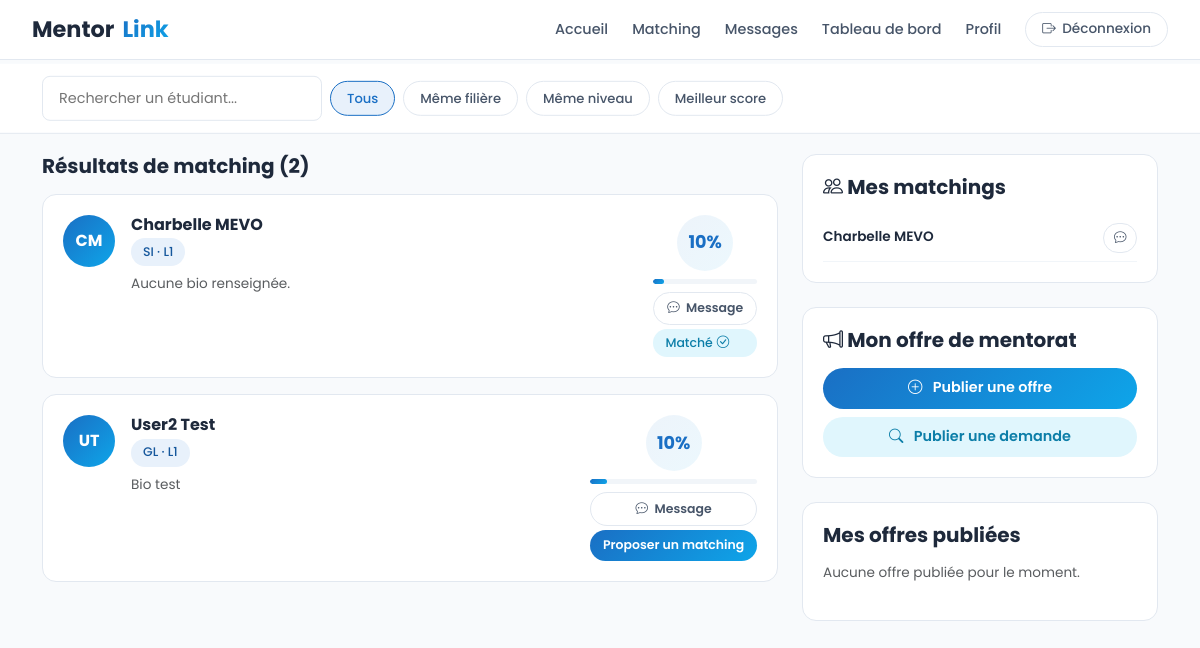
Screenshot of /matching/ (signed in) with the database file from the repository.
### users/models.py (models this page shows, shortened)
class Utilisateur(AbstractBaseUser, PermissionsMixin):
    nom = models.CharField(max_length=50)
    prenom = models.CharField(max_length=50)
    email = models.EmailField(max_length=100, unique=True)
    telephone = models.CharField(max_length=20, unique=True)
    photo_profil = models.ImageField(upload_to='photos/', blank=True, null=True)
    filiere = models.CharField(max_length=10, choices=[
        ('IA', 'IA'), ('IM', 'IM'), ('GL', 'GL'),
        ('SEIoT', 'SEIoT'), ('SI', 'SI')
    ])
    niveau = models.CharField(max_length=2, choices=[
        ('L1', 'L1'), ('L2', 'L2'), ('L3', 'L3')
    ])
    bio = models.TextField(blank=True, null=True)
    centres_interet = models.TextField(blank=True, null=True)
    date_inscription = models.DateTimeField(auto_now_add=True)
    is_active = models.BooleanField(default=True)
    is_staff = models.BooleanField(default=False)
    USERNAME_FIELD = 'email'
    REQUIRED_FIELDS = ['nom', 'prenom', 'telephone']
    objects = UtilisateurManager()

### matching/models.py (models this page shows, shortened)
class Matching(models.Model):
    STATUTS = [
        ('proposé', 'Proposé'),
        ('accepté', 'Accepté'),
        ('refusé', 'Refusé'),
    ]
    mentor = models.ForeignKey(Utilisateur, on_delete=models.CASCADE, related_name='matchings_mentor')
    mentore = models.ForeignKey(Utilisateur, on_delete=models.CASCADE, related_name='matchings_mentore')
    offre = models.ForeignKey(OffreMentorat, on_delete=models.CASCADE, related_name='matchings', null=True, blank=True)
    score = models.DecimalField(max_digits=5, decimal_places=2)
    statut = models.CharField(max_length=10, choices=STATUTS, default='proposé')
    date_matching = models.DateTimeField(auto_now_add=True)
    class Meta:
        constraints = [
            models.CheckConstraint(condition=~models.Q(mentor=models.F('mentore')), name='mentor_diff_mentore'),
        ]

### matching/views.py (the view)
# urls.py: path('', views.liste, name='liste'),
@login_required
def liste(request):
    utilisateur = request.user
    autres = Utilisateur.objects.exclude(id=utilisateur.id)
    matchings_existants = Matching.objects.filter(
        db_models.Q(mentor=utilisateur) | db_models.Q(mentore=utilisateur)
    )
    matching_par_utilisateur = {}
    for m in matchings_existants:
        autre_id = m.mentore_id if m.mentor_id == utilisateur.id else m.mentor_id
        matching_par_utilisateur[autre_id] = m
    resultats = []
    for autre in autres:
        score, competences_communes, dispos_communes = calculer_score(utilisateur, autre)
        if score > 0:
            formats_autre = set(OffreMentorat.objects.filter(utilisateur=autre, statut='ouverte').values_list('format', flat=True))
            resultats.append({
                'utilisateur': autre,
                'score': score,
                'competences_communes': competences_communes,
                'jours_communs': dispos_communes,
                'en_ligne': 'en ligne' in formats_autre or 'les deux' in formats_autre,
                'presentiel': 'présentiel' in formats_autre or 'les deux' in formats_autre,
                'matching': matching_par_utilisateur.get(autre.id),
            })
    resultats.sort(key=lambda r: r['score'], reverse=True)
    if request.method == 'POST':
        offre_form = OffreMentoratForm(request.POST)
        if offre_form.is_valid():
            offre = offre_form.save(commit=False)
            offre.utilisateur = utilisateur
            offre.save()
            messages.success(request, "Votre offre de mentorat a été publiée.")
            return redirect('matching:liste')
    else:
        offre_form = OffreMentoratForm()
    mes_offres = OffreMentorat.objects.filter(utilisateur=utilisateur).order_by('-date_publication')
    demandes_recues = Matching.objects.filter(mentor=utilisateur, statut='proposé')
    matchings_acceptes = matchings_existants.filter(statut='accepté')
    return render(request, 'matching/liste.html', {
        'resultats': resultats,
        'offre_form': offre_form,
        'mes_offres': mes_offres,
        'demandes_recues': demandes_recues,
        'matchings_acceptes': matchings_acceptes,
    })

### matching/forms.py
class OffreMentoratForm(forms.ModelForm):
    class Meta:
        model = OffreMentorat
        fields = ['competence', 'type_offre', 'format']
        widgets = {
            'competence': forms.Select(attrs={'class': 'form-control-mentor'}),
            'type_offre': forms.Select(attrs={'class': 'form-control-mentor'}),
            'format': forms.Select(attrs={'class': 'form-control-mentor'}),
        }

### users/models.py (called while the page is built)
    def __str__(self):
        return self.nom_competence

### matching/templates/matching/liste.html (shortened to what this page needs)
{% extends "base.html" %}
{% block content %}
<section class="filter-bar">
  <div class="container">
    <div class="d-flex gap-2 flex-wrap align-items-center">
      <input type="text" id="searchInput" class="form-control-mentor" placeholder="Rechercher un étudiant..." style="max-width:280px;" onkeyup="filterCards()">
      <span class="filter-chip active" data-filter="tous" onclick="setFilter('tous')">Tous</span>
      <span class="filter-chip" data-filter="filiere" onclick="setFilter('filiere')">Même filière</span>
      <span class="filter-chip" data-filter="niveau" onclick="setFilter('niveau')">Même niveau</span>
      <span class="filter-chip" data-filter="score" onclick="setFilter('score')">Meilleur score</span>
    </div>
  </div>
</section>
<div class="container py-4">
  <div class="row g-4">
    <div class="col-lg-8">
      <h5 class="fw-bold mb-3">Résultats de matching ({{ resultats|length }})</h5>
      {% for resultat in resultats %}
      <div class="match-result-card" data-name="{{ resultat.utilisateur.prenom|lower }} {{ resultat.utilisateur.nom|lower }}" data-score="{{ resultat.score|floatformat:0 }}" data-same-filiere="{% if resultat.utilisateur.filiere == request.user.filiere %}1{% else %}0{% endif %}" data-same-niveau="{% if resultat.utilisateur.niveau == request.user.niveau %}1{% else %}0{% endif %}">
        <div class="d-flex justify-content-between align-items-start flex-wrap gap-3">
          <div class="d-flex gap-3">
            <div class="avatar-sm">{{ resultat.utilisateur.prenom|slice:":1" }}{{ resultat.utilisateur.nom|slice:":1" }}</div>
            <div>
              <h6 class="fw-bold mb-1">{{ resultat.utilisateur.prenom }} {{ resultat.utilisateur.nom }}</h6>
              <span class="badge-mentor badge-blue">{{ resultat.utilisateur.filiere }} · {{ resultat.utilisateur.niveau }}</span>
              <p class="text-muted mt-2 mb-1" style="font-size:0.85rem;">
                {{ resultat.utilisateur.bio|default:"Aucune bio renseignée."|truncatewords:18 }}
              </p>
            </div>
          </div>
          <div class="text-center" style="min-width:90px;">
            <div class="score-circle mx-auto mb-2" style="width:56px; height:56px; font-size:1.1rem;">{{ resultat.score|floatformat:0 }}%</div>
            <div class="score-bar mb-2"><div class="score-fill" style="width:{{ resultat.score }}%;"></div></div>
            <div class="d-flex flex-column gap-1">
              <a href="{% url 'messaging:demarrer_conversation' resultat.utilisateur.id %}" class="btn-outline-mentor" style="font-size:0.78rem; padding:0.4rem 0.8rem;">
                <i class="bi bi-chat-dots"></i> Message
              </a>
              {% with m=resultat.matching %}
                {% if not m %}
                  <form method="post" action="{% url 'matching:proposer' resultat.utilisateur.id %}">
                    <button type="submit" class="btn-primary-mentor w-100" style="font-size:0.78rem; padding:0.4rem 0.8rem;">
                      Proposer un matching
                    </button>
                  </form>
                {% elif m.statut == 'accepté' %}
                  <span class="badge-mentor badge-teal">Matché <i class="bi bi-check-circle"></i></span>
                {% elif m.statut == 'refusé' %}
                  <span class="badge-mentor badge-blue">Refusé</span>
                {% elif m.mentore_id == request.user.id %}
                  <span class="badge-mentor badge-blue">En attente de réponse</span>
                {% endif %}
              {% endwith %}
            </div>
          </div>
        </div>
      </div>
      {% empty %}
        <p class="text-muted">Aucun résultat de matching pour le moment. Renseigne tes compétences et disponibilités dans ton profil pour obtenir des suggestions.</p>
      {% endfor %}
    </div>
    <div class="col-lg-4">
      {% if matchings_acceptes %}
      <div class="card-mentor mb-4">
        <h5 class="fw-bold mb-3"><i class="bi bi-people"></i> Mes matchings</h5>
        {% for matching in matchings_acceptes %}
          {% if matching.mentor_id == request.user.id %}
            {% with autre=matching.mentore %}
            <div class="d-flex justify-content-between align-items-center py-2" style="border-bottom:1px solid var(--gray-100);">
              <div class="fw-semibold" style="font-size:0.85rem;">{{ autre.prenom }} {{ autre.nom }}</div>
              <a href="{% url 'messaging:demarrer_conversation' autre.id %}" class="btn-outline-mentor" style="font-size:0.78rem; padding:0.3rem 0.6rem;"><i class="bi bi-chat-dots"></i></a>
            </div>
            {% endwith %}
          {% else %}
            {% with autre=matching.mentor %}
            <div class="d-flex justify-content-between align-items-center py-2" style="border-bottom:1px solid var(--gray-100);">
              <div class="fw-semibold" style="font-size:0.85rem;">{{ autre.prenom }} {{ autre.nom }}</div>
              <a href="{% url 'messaging:demarrer_conversation' autre.id %}" class="btn-outline-mentor" style="font-size:0.78rem; padding:0.3rem 0.6rem;"><i class="bi bi-chat-dots"></i></a>
            </div>
            {% endwith %}
          {% endif %}
        {% endfor %}
      </div>
      {% endif %}
      <div class="card-mentor mb-4">
        <h5 class="fw-bold mb-3"><i class="bi bi-megaphone"></i> Mon offre de mentorat</h5>
        <button type="button" class="btn-primary-mentor w-100 text-center mb-2" onclick="openOfferModal('offre')">
          <i class="bi bi-plus-circle me-1"></i>Publier une offre
        </button>
        <button type="button" class="btn-accent-mentor w-100 text-center" onclick="openOfferModal('demande')">
          <i class="bi bi-search me-1"></i>Publier une demande
        </button>
      </div>
      <div class="card-mentor">
        <h5 class="fw-bold mb-3">Mes offres publiées</h5>
        {% for offre in mes_offres %}
          <div class="d-flex justify-content-between align-items-center py-2" style="border-bottom:1px solid var(--gray-100);">
            <div>
              <div class="fw-semibold" style="font-size:0.85rem;">{{ offre.competence.nom_competence }}</div>
              <span class="badge-mentor badge-blue" style="font-size:0.7rem;">{{ offre.get_type_offre_display }}</span>
              <span class="badge-mentor badge-teal" style="font-size:0.7rem;">{{ offre.get_format_display }}</span>
            </div>
          </div>
        {% empty %}
          <p class="text-muted" style="font-size:0.85rem;">Aucune offre publiée pour le moment.</p>
        {% endfor %}
      </div>
    </div>
  </div>
</div>
{% endblock %}

### static/css/base.css (style rules this page uses)
:root { --primary: #1a6fc4; --primary-dark: #15579c; --primary-light: #e8f1fb; --secondary: #0ea5e9; --accent: #0ea5e9; --accent-dark: #0c7ea8; --accent-soft: #e0f6fd; --gray-50: #f8fafc; --gray-100: #f1f5f9; --gray-200: #e2e8f0; --gray-400: #94a3b8; --gray-600: #475569; --gray-800: #1e293b; --success: #22c55e; --danger: #ef4444; --gradient: linear-gradient(135deg, #1a6fc4 0%, #0ea5e9 100%); --gradient-soft: linear-gradient(135deg, rgba(26,111,196,0.08) 0%, rgba(14,165,233,0.08) 100%); --radius-sm: 8px; --radius: 14px; --radius-lg: 20px; --shadow-md: 0 4px 16px rgba(30,41,59,0.08); --shadow-lg: 0 12px 32px rgba(30,41,59,0.14); }
* { box-sizing: border-box; }
html, body { font-family: 'Poppins', sans-serif; color: var(--gray-800); background: var(--gray-50); -webkit-font-smoothing: antialiased; }
a { color: var(--primary); text-decoration: none; }
h1, h2, h3, h4, h5, h6 { font-family: 'Poppins', sans-serif; color: var(--gray-800); }

### static/css/buttons.css (style rules this page uses)
.btn-primary-mentor { display: inline-flex; align-items: center; justify-content: center; gap: 0.4rem; background: var(--gradient); color: #fff; border: none; border-radius: 50px; padding: 0.6rem 1.4rem; font-family: 'Poppins', sans-serif; font-weight: 600; font-size: 0.9rem; cursor: pointer; text-decoration: none; transition: opacity 0.2s, transform 0.1s; }
.btn-outline-mentor { display: inline-flex; align-items: center; justify-content: center; gap: 0.4rem; background: #fff; color: var(--gray-600); border: 1.5px solid var(--gray-200); border-radius: 50px; padding: 0.55rem 1.3rem; font-family: 'Poppins', sans-serif; font-weight: 600; font-size: 0.9rem; cursor: pointer; text-decoration: none; transition: all 0.2s; }
.btn-accent-mentor { display: inline-flex; align-items: center; justify-content: center; gap: 0.4rem; background: var(--accent-soft); color: var(--accent-dark); border: none; border-radius: 50px; padding: 0.6rem 1.4rem; font-family: 'Poppins', sans-serif; font-weight: 600; font-size: 0.9rem; cursor: pointer; text-decoration: none; transition: all 0.2s; }
.badge-mentor { display: inline-flex; align-items: center; gap: 4px; padding: 0.3rem 0.75rem; border-radius: 50px; font-size: 0.78rem; font-weight: 500; }
.badge-blue { background: var(--primary-light); color: var(--primary-dark); }
.badge-teal { background: var(--accent-soft); color: var(--accent-dark); }

### static/css/forms.css (style rules this page uses)
.form-control-mentor, input.form-control-mentor, select.form-control-mentor, textarea.form-control-mentor { width: 100%; border: 1.5px solid var(--gray-200); border-radius: var(--radius-sm); padding: 0.65rem 1rem; font-family: 'Poppins', sans-serif; font-size: 0.9rem; color: var(--gray-800); background: #fff; outline: none; transition: border-color 0.2s; }

### static/css/cards.css (style rules this page uses)
.card-mentor { background: #fff; border: 1px solid var(--gray-200); border-radius: var(--radius); padding: 1.25rem; cursor: pointer; transition: all 0.2s; }
.score-circle { width: 48px; height: 48px; border-radius: 50%; background: var(--gradient-soft); color: var(--primary); display: flex; align-items: center; justify-content: center; font-weight: 700; font-size: 0.85rem; }

### static/css/matching.css (style rules this page uses)
.filter-bar { background: #fff; border-bottom: 1px solid var(--gray-200); padding: 0.75rem 0; position: sticky; top: 64px; z-index: 50; }
.filter-chip { display: inline-flex; align-items: center; gap: 6px; padding: 0.4rem 1rem; border-radius: 50px; border: 1.5px solid var(--gray-200); font-size: 0.82rem; font-weight: 500; color: var(--gray-600); cursor: pointer; transition: all 0.2s; background: #fff; white-space: nowrap; }
.filter-chip.active, .filter-chip:hover { border-color: var(--primary); color: var(--primary); background: var(--primary-light); }
.match-result-card { background: #fff; border-radius: var(--radius); border: 1px solid var(--gray-200); padding: 1.25rem; margin-bottom: 1rem; transition: all 0.2s; }
.score-bar { height: 5px; border-radius: 3px; background: var(--gray-100); overflow: hidden; }
.score-fill { height: 100%; border-radius: 3px; background: var(--gradient); }
.avatar-sm { width: 52px; height: 52px; border-radius: 50%; display: flex; align-items: center; justify-content: center; font-weight: 700; font-size: 1rem; color: #fff; background: var(--gradient); flex-shrink: 0; }

### rows the page displays
Utilisateur: utilisateur.prenom "C", utilisateur.nom "M", utilisateur.prenom "Charbelle", utilisateur.nom "MEVO", utilisateur.filiere "SI", utilisateur.niveau "L1", utilisateur.bio "Aucune bio renseignée.", score "10", shows "Matché"
Utilisateur: utilisateur.prenom "U", utilisateur.nom "T", utilisateur.prenom "User2", utilisateur.nom "Test", utilisateur.filiere "GL", utilisateur.niveau "L1", utilisateur.bio "Bio test", score "10", shows "Proposer un matching"
Matching: mentor.prenom "Charbelle", mentor.nom "MEVO"

### other values shown
{{ resultats|length }} "2"
